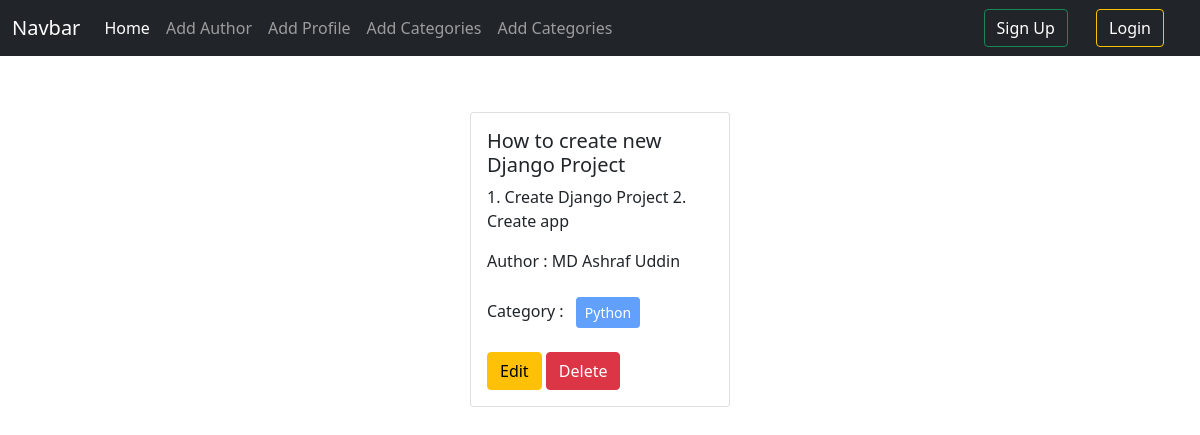
The app's page /, older data.
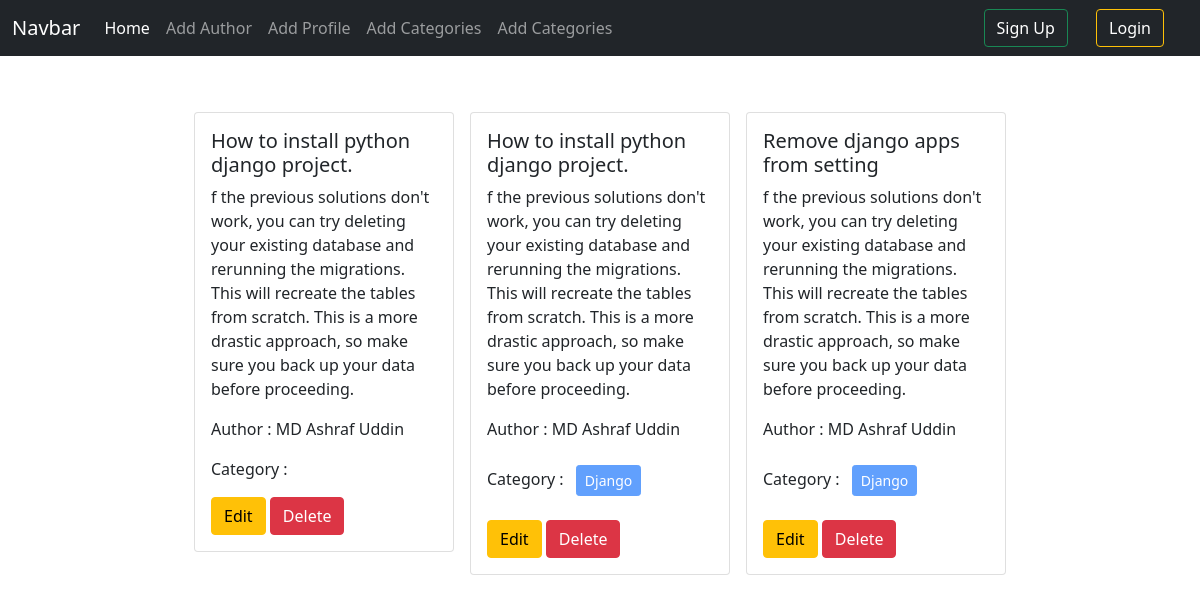
The same page, newer data.
### posts/models.py (models this page shows, shortened)
class Post(models.Model):
    title=models.CharField(max_length=100)
    content=models.TextField()
    category = models.ManyToManyField(Category)
    author=models.ForeignKey(Author, on_delete=models.CASCADE)

### author/models.py (models this page shows, shortened)
class Author(models.Model):
    name=models.CharField(max_length=100)
    bio=models.TextField()
    phone_no=models.CharField(max_length=12)

### categories/models.py (models this page shows, shortened)
class Category(models.Model):
    name=models.CharField(max_length=100)

### blog/views.py (the view)
# urls.py: path('', views.home, name='home'),
def home(request):
    data = Post.objects.all()
    return render(request, 'home.html',  {'data':data})

### templates/home.html
{% extends 'base.html' %} {% block content %}
<div class="d-flex flex-wrap justify-content-center px-5 pt-5">
  {% for post in data %}
  <div class="col-sm-3">
    <div class="card m-2">
      <div class="card-body">
        <h5 class="card-title">{{post.title}}</h5>
        <p class="card-text">{{post.content}}</p>
        <p>Author : {{post.author.name}}</p>
        <p>
          Category : {% for cat in post.category.all %}
          <button class="btn btn-primary btn-sm m-2" disabled >{{cat.name}} </button>
          {% endfor %}
        </p>
        <a href="{% url 'edit_post' post.id %}" class="btn btn-warning">Edit</a>
        <a href="{% url 'delete_post' post.id %}" class="btn btn-danger">Delete</a>
      </div>
    </div>
  </div>
  {% endfor %}
</div>
{% endblock %}

### templates/base.html (shortened to what this page needs)
<!DOCTYPE html>
<html lang="en">
  <head>
    <link
      href="https://cdn.jsdelivr.net/npm/bootstrap@5.0.2/dist/css/bootstrap.min.css"
      rel="stylesheet"
    />
  </head>
  <body>
    <nav class="navbar navbar-expand-lg navbar-dark bg-dark">
      <div class="container-fluid">
        <a class="navbar-brand" href="#">Navbar</a>
        <div class="collapse navbar-collapse" id="navbarSupportedContent">
          <ul class="navbar-nav me-auto mb-2 mb-lg-0">
            <li class="nav-item">
              <a class="nav-link active" aria-current="page" href="{% url 'home' %}">Home</a>
            </li>
            <li class="nav-item">
              <a class="nav-link" href="{% url 'add_author' %}">Add Author</a>
            </li>
            <li class="nav-item">
              <a class="nav-link" href="{% url 'add_profile' %}">Add Profile</a>
            </li>
            <li class="nav-item">
              <a class="nav-link" href="{% url 'add_category' %}">Add Categories</a>
            </li>
            <li class="nav-item">
              <a class="nav-link" href="{% url 'add_post' %}">Add Categories</a>
            </li>
          </ul>
          <div class='auth px-4'>
            {% if user.is_authenticated %}
            <a href="{% url 'profile' %}" class="btn btn-outline-warning text-white" type="submit">Profile</a>
            <a href="{% url 'logout' %}" class="btn btn-outline-warning text-white" type="submit">Logout</a>
            {% else%}
            <a href="{% url 'signup' %}" class="btn btn-outline-success mx-4 text-white">Sign Up</a>
            <a href="{% url 'login' %}" class="btn btn-outline-warning text-white" type="submit">Login</a>
            {% endif %}
          </div>
        </div>
      </div>
    </nav>
    {% block content %}
    {% endblock %}
  </body>
</html>

Row changes from the older to the newer data that the page shows:
changed Post (number 1 of 3 on the later page): loses Category (name "Python"); title "How to create new Django Project" → "How to install python django project."; content "1. Create Django Project 2. Create app" → "f the previous solutions don't work, you can try deleting your existing database and rerunning the migrations. This will recreate the tables from scratch. This is a more drastic approach, so make sure you back up your data before proceeding."
added Post: title "How to install python django project.", content "f the previous solutions don't work, you can try deleting your existing database and rerunning the migrations. This will recreate the tables from scratch. This is a more drastic approach, so make sure you back up your data before proceeding.", author.name "MD Ashraf Uddin"
added Category: name "Django"
added Post: title "Remove django apps from setting", content "f the previous solutions don't work, you can try deleting your existing database and rerunning the migrations. This will recreate the tables from scratch. This is a more drastic approach, so make sure you back up your data before proceeding.", author.name "MD Ashraf Uddin"
